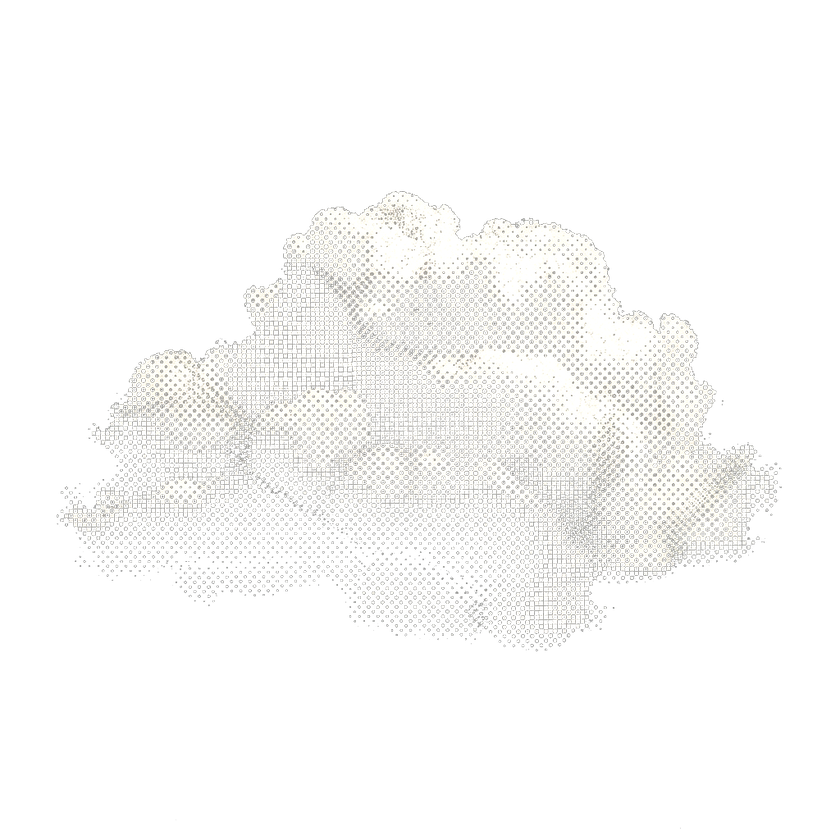
#> input picture src/assets/hero-cloud.png, 840 x 840 px, shrunk from 1024 x 1024 before the run, found by its file name
$ python fix_cloud_transparency.py
#> lines starting #> are read from the running program, lines starting #| are printed output that depends on the picture; after the words box and inside, x2 and y2 are one past the last pixel; in counts of white or black regions, pixels touching at a corner belong together
"""
Convert hero-cloud.png from RGB to RGBA with proper transparency.
The cloud image has a dark/black background that needs to become transparent.
We use luminance-based alpha: bright cloud areas stay opaque, dark background becomes transparent.
"""
from PIL import Image
import numpy as np

img = Image.open("src/assets/hero-cloud.png").convert("RGBA")
#> img is the input picture: PIL image 840x840 RGBA; mean R, G, B, A 48.8, 48.6, 47.5, 44.9
data = np.array(img, dtype=np.float64)

# Calculate luminance from RGB
r, g, b = data[:,:,0], data[:,:,1], data[:,:,2]
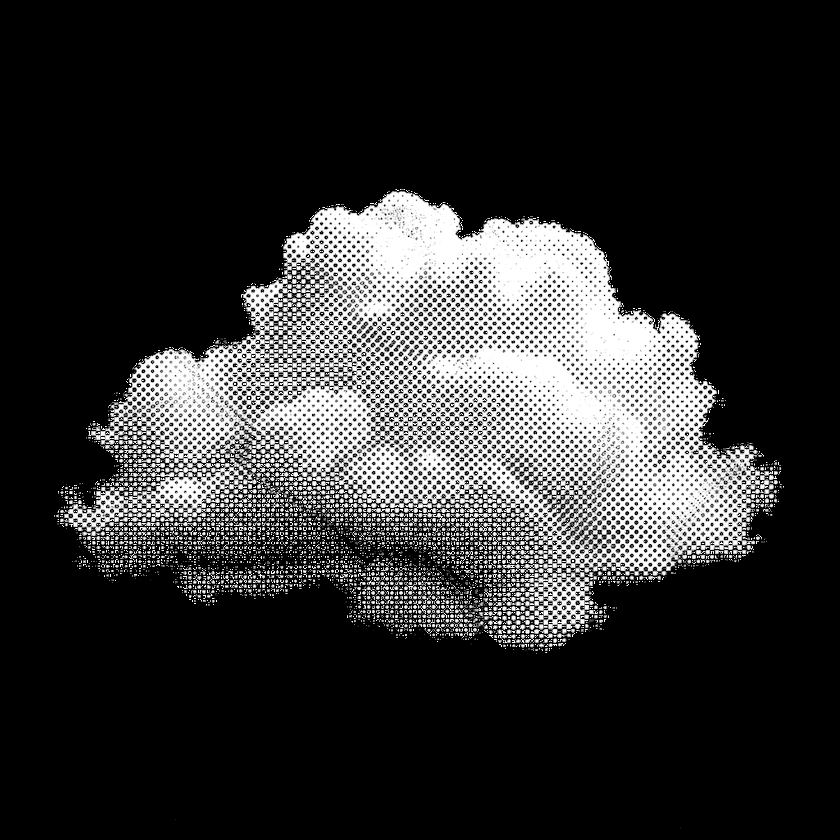
#> r: shape (840, 840) float64; min 0, max 255, mean 48.8
luminance = 0.299 * r + 0.587 * g + 0.114 * b

# Create alpha channel based on luminance
# Dark pixels (background) -> transparent, bright pixels (cloud) -> opaque
# Use a curve to make the transition smoother
alpha = np.clip(luminance * 1.8, 0, 255)
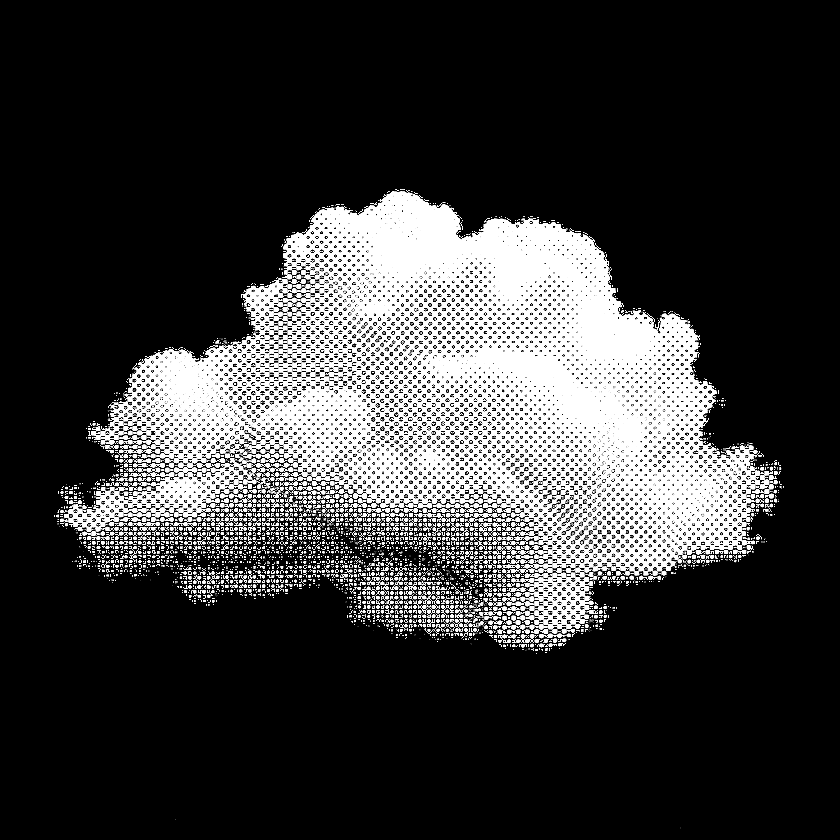
#> alpha: shape (840, 840) float64; min 0, max 255, mean 56.5

# For very dark pixels, make fully transparent
alpha[luminance < 15] = 0
#> alpha: shape (840, 840) float64; 0.77% of pixels changed, all inside (x1, y1, x2, y2) = (55, 191, 779, 653)

# For mid-range, apply a smooth curve
mid_mask = (luminance >= 15) & (luminance < 80)
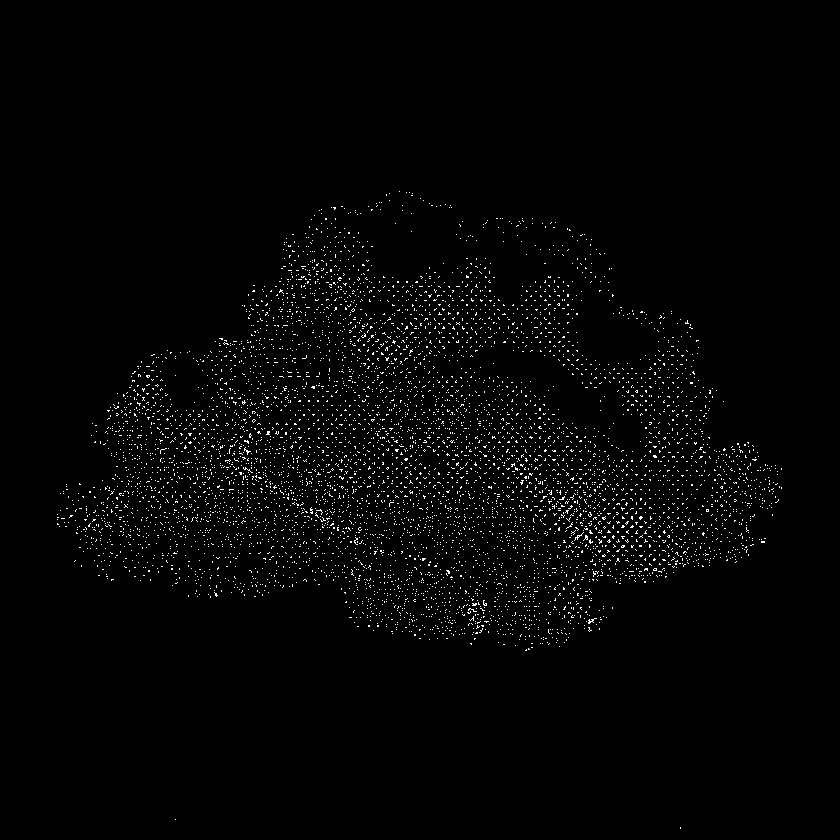
#> mid_mask: shape (840, 840) bool; 1.7% white in thin lines or dots, all inside (x1, y1, x2, y2) = (57, 191, 782, 829)
alpha[mid_mask] = ((luminance[mid_mask] - 15) / 65.0) ** 0.7 * 180
#> alpha: shape (840, 840) float64; min 0, max 255, mean 56.9

# Brighten the cloud pixels slightly so they look good on dark backgrounds
# Keep the cloud texture but make it lighter/more visible
cloud_mask = luminance > 30
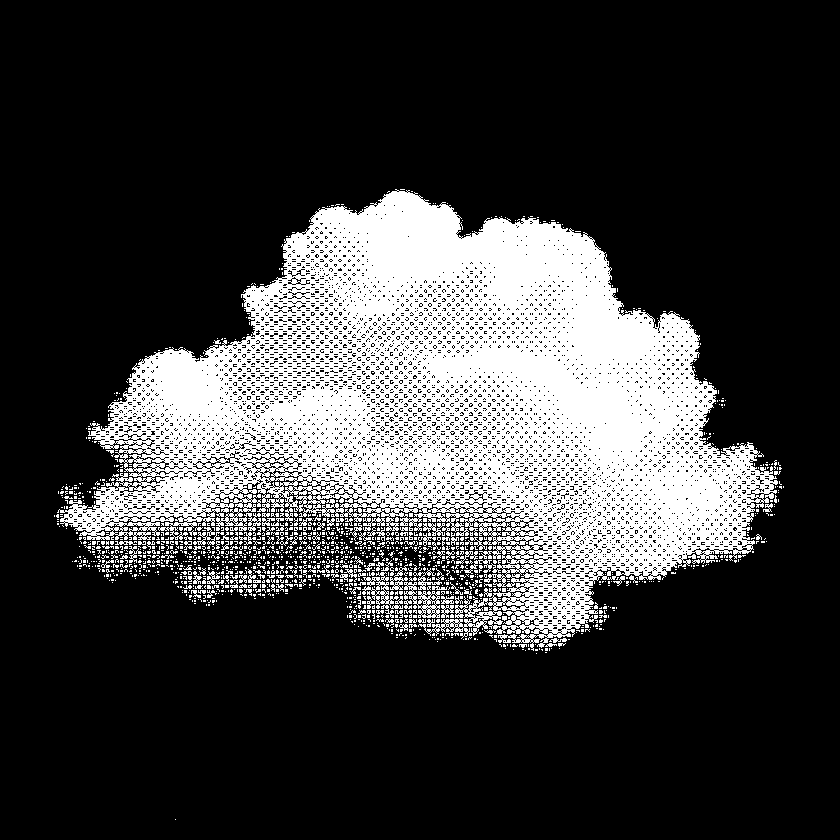
#> cloud_mask: shape (840, 840) bool; 23.6% white; 1639 white regions (1514 under 20 px), largest, box (x1, y1, x2, y2) and area: (57, 189, 778, 651) 153213, (404, 582, 440, 618) 540, (362, 572, 403, 609) 461
data[:,:,0][cloud_mask] = np.clip(data[:,:,0][cloud_mask] * 1.15 + 20, 0, 255)
data[:,:,1][cloud_mask] = np.clip(data[:,:,1][cloud_mask] * 1.15 + 20, 0, 255)
data[:,:,2][cloud_mask] = np.clip(data[:,:,2][cloud_mask] * 1.15 + 20, 0, 255)

data[:,:,3] = alpha

result = Image.fromarray(data.astype(np.uint8), "RGBA")
result.save("src/assets/hero-cloud.png")
print("Done! Saved transparent cloud to src/assets/hero-cloud.png")
print(f"Result mode: {result.mode}, size: {result.size}")
#| Result mode: RGBA, size: (840, 840)

# Verify
verify = Image.open("src/assets/hero-cloud.png")
print(f"Verify mode: {verify.mode}")
#| Verify mode: RGBA
